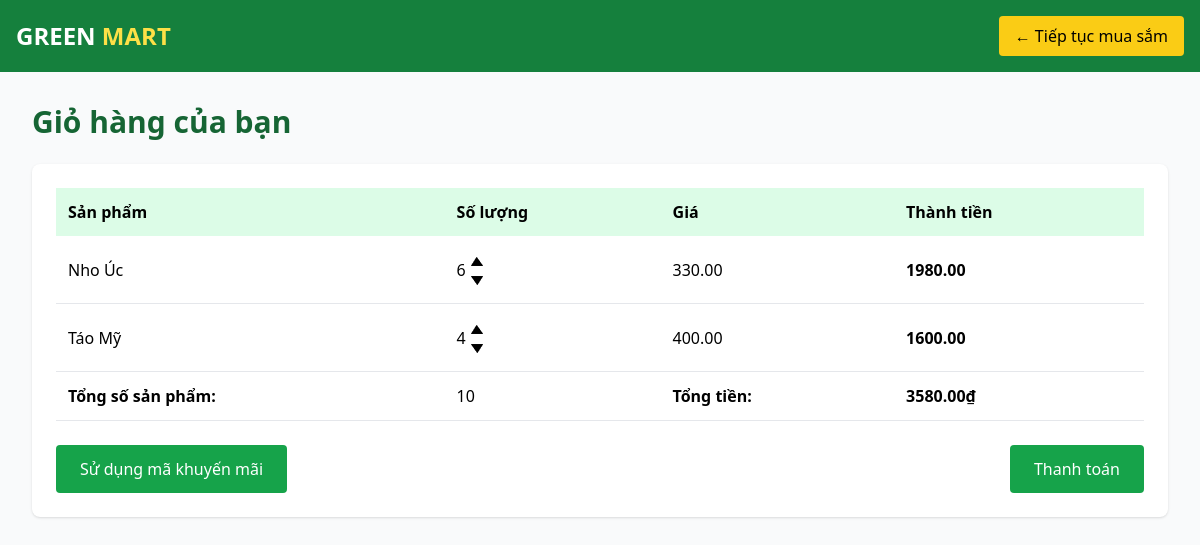
Page /cart/ (signed in) on the earlier database version.
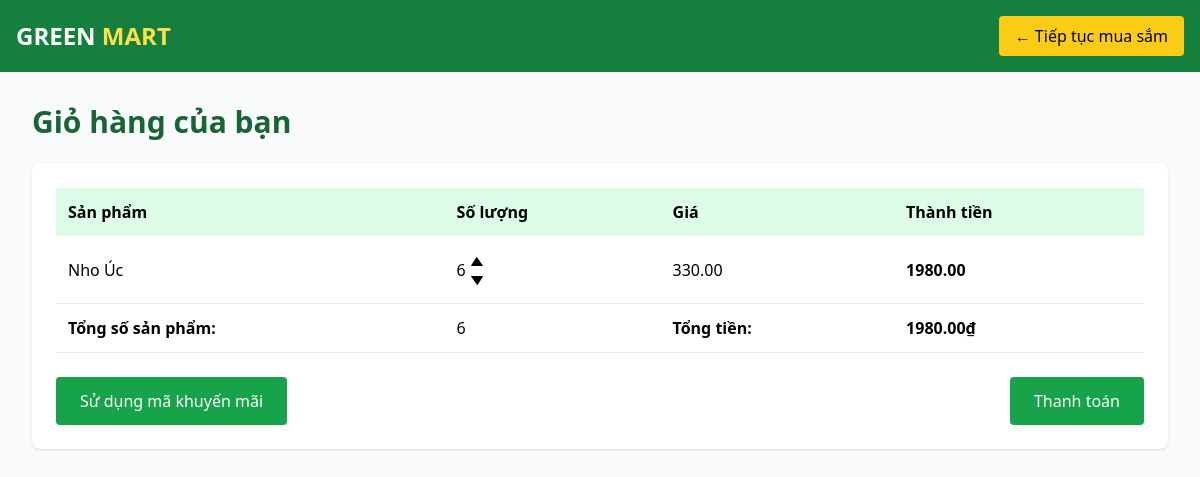
Same page on the later database version.
### app/models.py (models this page shows, shortened)
class OrderItem(models.Model):
    product = models.ForeignKey(Product, on_delete=models.SET_NULL, null=True, blank=True)
    order = models.ForeignKey(Order, on_delete=models.SET_NULL, null=True, blank=True)
    quantity = models.IntegerField(default=0, null=True, blank=True)
    date_added = models.DateTimeField(max_length=100,auto_now_add=True)
    @property
    def get_total(self):
        if not self.product:
            return Decimal('0')
        return self.product.price * self.quantity

class Product(models.Model):
    UNIT_CHOICES = [
        ("kg", "Kilogram"),
        ("gr", "Gram"),
        ("bó", "Bó"),
        ("túi", "Túi"),
        ("quả", "Quả"),
    ]
    STATUS_CHOICES = [
        ("available", "Còn hàng"),
        ("out_of_stock", "Hết hàng"),
        ("hidden", "Ẩn"),
    ]
    name = models.CharField(max_length=200)
    slug = models.SlugField(max_length=200, unique=True, blank = True)
    category = models.ForeignKey(Category, on_delete=models.CASCADE, related_name="products")
    description = models.TextField(blank=True, null=True)
    price = models.DecimalField(max_digits=10, decimal_places=2)
    unit = models.CharField(max_length=20, choices=UNIT_CHOICES, default="kg")
    stock = models.PositiveIntegerField(default=0)  # số lượng tồn kho
    status = models.CharField(max_length=20, choices=STATUS_CHOICES, default="available")
    origin = models.CharField(max_length=100, choices=Origin.choices, default=Origin.VIETNAM, blank=True, null=True)   # Việt Nam, Úc, Mỹ...
    image = models.ImageField(upload_to="products/", blank=True, null=True)
    is_featured = models.BooleanField(default=False)   # Sản phẩm nổi bật
    created_at = models.DateTimeField(auto_now_add=True)
    updated_at = models.DateTimeField(auto_now=True)
    user = models.ForeignKey(User, on_delete=models.CASCADE, blank= True, null=True)

class Order(models.Model):
    customer = models.ForeignKey(User, max_length=100, on_delete=models.SET_NULL, null=True, blank=True)
    date_order = models.DateTimeField(max_length=100,auto_now_add=True)
    complete =  models.BooleanField(default=False,null=True,blank=False)
    transaction_id = models.CharField(max_length=100, blank=True, null=True)
    promotion = models.ForeignKey(
        'Promotion', on_delete=models.SET_NULL, null=True, blank=True, related_name='orders'
    )
    @property
    def get_cart_items(self):
        orderitems = self.orderitem_set.all()
        total = sum([item.quantity for item in orderitems])
        return total
    @property
    def get_cart_total(self):
        orderitems = self.orderitem_set.all()
        total = sum(item.get_total for item in orderitems)
        return total

### app/views.py (the view, shortened to what this page needs)
# urls.py: path('cart/', views.cart, name='cart'),
def cart(request):
    if request.user.is_authenticated:
        order, created = Order.objects.get_or_create(
            customer=request.user,
            complete=False
        )
    products = order.orderitem_set.all()
    products = order.orderitem_set.all()
    total_items = order.get_cart_items
    total_money = order.get_cart_total
    promotions = Promotion.objects.all()
    order_items = order.orderitem_set.all()
    for item in order_items:
        if item.product.status == "hidden":
            item.delete()
    return render(request, "cart.html", {
        "order":order,
        "products": products,
        "total_items": total_items,
        "total_money": total_money,
    })

### app/templates/cart.html (shortened to what this page needs)
{% load static %}
<!DOCTYPE html>
<html lang="vi">
<head>
  <script src="https://cdn.tailwindcss.com"></script>
</head>
<body class="bg-gray-50">
  <header class="bg-green-700 text-white p-4 flex justify-between items-center">
    <a href="{% url 'home' %}" class="text-2xl font-bold">GREEN <span class="text-yellow-300">MART</span></a>
    <a href="{% url 'home' %}" class="bg-yellow-400 text-black px-4 py-2 rounded hover:bg-yellow-300">
      ← Tiếp tục mua sắm
    </a>
  </header>
  <main class="p-8">
    <h1 class="text-3xl font-bold text-green-800 mb-6">Giỏ hàng của bạn</h1>
    <div class="bg-white shadow rounded-lg p-6">
      <table class="w-full border-collapse">
        <thead>
          <tr class="bg-green-100 text-left">
            <th class="p-3">Sản phẩm</th>
            <th class="p-3">Số lượng</th>
            <th class="p-3">Giá</th>
            <th class="p-3">Thành tiền</th>
          </tr>
        </thead>
        <tbody>
          {% for product in products %}
          <tr class="border-b">
            <td class="p-3">{{product.product.name}}</td>
            <td class="p-3">
              <div class="flex items-center">
                {{ product.quantity }}
                <div class="flex flex-col items-center mr-2">
                <form style="margin-bottom: -5px;"  method="post" action="{% url 'arrow_up' product.product.slug %}">
                  <button style="margin: 5px;"><img width="12"  src="{% static 'images/arrow-up.png' %}" alt=""></button>
                </form>
                <form method="post" action="{% url 'arrow_down' product.product.slug %}">
                  <button><img width="12" src="{% static 'images/arrow-down.png' %}" alt=""></button>
                </form>
                </div>
              </div>
            </td>
            <td class="p-3">{{product.product.price}}</td>
            <td class="p-3 font-bold">{{product.get_total}}</td>
          </tr>
          {% endfor %}
        </tbody>
        <tr class="border-b">
  <td class="p-3"><strong>Tổng số sản phẩm:</strong></td>
  <td class="p-3">{{ order.get_cart_items }}</td>
  <td class="p-3"><strong>Tổng tiền:</strong></td>
  <td class="p-3 font-bold">
    {% if order.promotion %}
      {{ order.get_total_after_discount }}₫
      <br>
      <small>(Giảm {{ order.get_discount_amount }}₫ với mã <strong>{{ order.promotion.code }}</strong>)</small>
    {% else %}
      {{ order.get_cart_total }}₫
    {% endif %}
  </td>
</tr>
      </table>
      <div class="flex justify-between mt-6">
  <div class="text-left">
      <a href="{% url 'promotion_list' %}">
      <button class="bg-green-600 text-white px-6 py-3 rounded hover:bg-green-500">
        Sử dụng mã khuyến mãi
      </button>
    </a>
  </div>
  <div class="text-right">
    {% if order.get_cart_items > 0 %}
    <a href="{% url 'checkout' %}">
        <button
            id="checkout-btn"
            class="bg-green-600 text-white px-6 py-3 rounded hover:bg-green-500"
        >
            Thanh toán
        </button>
    </a>
    {% endif %}
</div>
</div>
    </div>
  </main>
</body>
</html>

Differences in the rows shown:
removed OrderItem: product.name "Táo Mỹ", quantity "4", product.price "400.00", get_total "1600.00"
computed for Order: get_cart_items "10" → "6"; get_cart_total "3580.00" → "1980.00"
